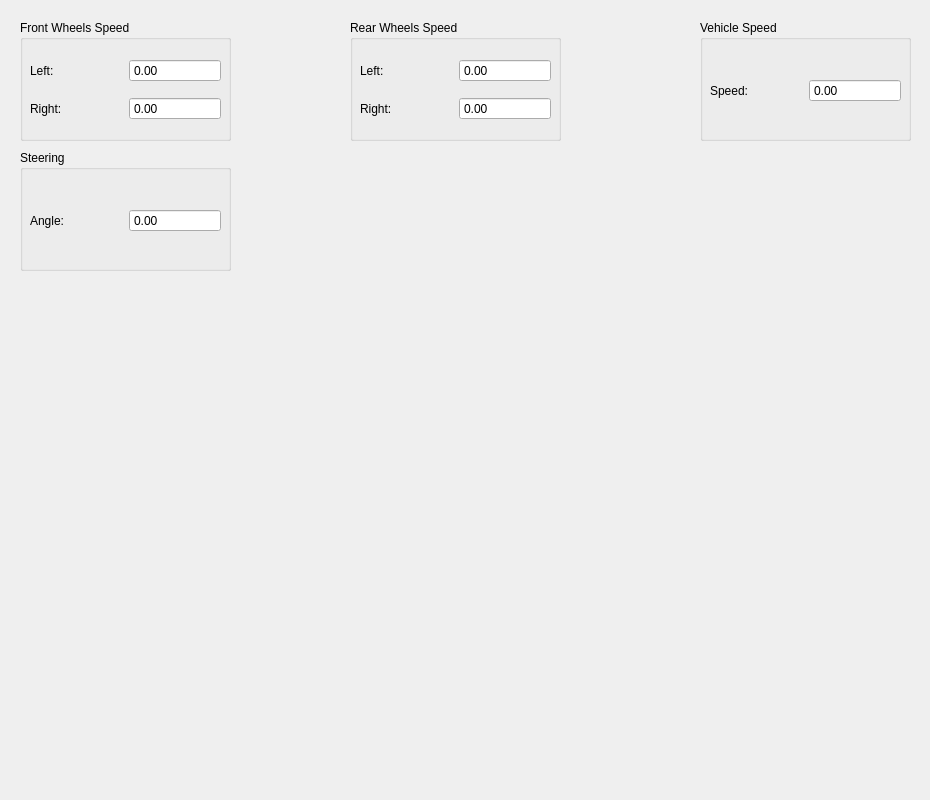
<?xml version="1.0" encoding="UTF-8"?>
<ui version="4.0">
 <class>KnownMessagesTab</class>
 <widget class="QWidget" name="KnownMessagesTab">
  <property name="geometry">
   <rect>
    <x>0</x>
    <y>0</y>
    <width>930</width>
    <height>800</height>
   </rect>
  </property>
  <property name="sizePolicy">
   <sizepolicy hsizetype="Preferred" vsizetype="Preferred">
    <horstretch>0</horstretch>
    <verstretch>0</verstretch>
   </sizepolicy>
  </property>
  <property name="windowTitle">
   <string>Form</string>
  </property>
  <widget class="QGroupBox" name="fwsGroup">
   <property name="geometry">
    <rect>
     <x>20</x>
     <y>20</y>
     <width>211</width>
     <height>121</height>
    </rect>
   </property>
   <property name="title">
    <string>Front Wheels Speed</string>
   </property>
   <widget class="QWidget" name="horizontalLayoutWidget">
    <property name="geometry">
     <rect>
      <x>10</x>
      <y>30</y>
      <width>191</width>
      <height>81</height>
     </rect>
    </property>
    <layout class="QGridLayout" name="fwsLayout">
     <item row="1" column="0">
      <widget class="QLabel" name="fwsLeftLabel">
       <property name="text">
        <string>Left:</string>
       </property>
      </widget>
     </item>
     <item row="1" column="1">
      <widget class="QDoubleSpinBox" name="fwsLeftSpinBox">
       <property name="enabled">
        <bool>true</bool>
       </property>
       <property name="readOnly">
        <bool>true</bool>
       </property>
       <property name="buttonSymbols">
        <enum>QAbstractSpinBox::NoButtons</enum>
       </property>
      </widget>
     </item>
     <item row="3" column="0">
      <widget class="QLabel" name="fwsRightLabel">
       <property name="text">
        <string>Right:</string>
       </property>
      </widget>
     </item>
     <item row="3" column="1">
      <widget class="QDoubleSpinBox" name="fwsRightSpinBox">
       <property name="readOnly">
        <bool>true</bool>
       </property>
       <property name="buttonSymbols">
        <enum>QAbstractSpinBox::NoButtons</enum>
       </property>
      </widget>
     </item>
    </layout>
   </widget>
  </widget>
  <widget class="QGroupBox" name="rwsGroup">
   <property name="geometry">
    <rect>
     <x>350</x>
     <y>20</y>
     <width>211</width>
     <height>121</height>
    </rect>
   </property>
   <property name="title">
    <string>Rear Wheels Speed</string>
   </property>
   <widget class="QWidget" name="horizontalLayoutWidget_2">
    <property name="geometry">
     <rect>
      <x>10</x>
      <y>30</y>
      <width>191</width>
      <height>81</height>
     </rect>
    </property>
    <layout class="QGridLayout" name="rwsLayout">
     <item row="1" column="0">
      <widget class="QLabel" name="rwsLeftLabel">
       <property name="text">
        <string>Left:</string>
       </property>
      </widget>
     </item>
     <item row="1" column="1">
      <widget class="QDoubleSpinBox" name="rwsLeftSpinBox">
       <property name="enabled">
        <bool>true</bool>
       </property>
       <property name="readOnly">
        <bool>true</bool>
       </property>
       <property name="buttonSymbols">
        <enum>QAbstractSpinBox::NoButtons</enum>
       </property>
      </widget>
     </item>
     <item row="3" column="0">
      <widget class="QLabel" name="rwsRightLabel">
       <property name="text">
        <string>Right:</string>
       </property>
      </widget>
     </item>
     <item row="3" column="1">
      <widget class="QDoubleSpinBox" name="rwsRightSpinBox">
       <property name="readOnly">
        <bool>true</bool>
       </property>
       <property name="buttonSymbols">
        <enum>QAbstractSpinBox::NoButtons</enum>
       </property>
      </widget>
     </item>
    </layout>
   </widget>
  </widget>
  <widget class="QGroupBox" name="vsGroup">
   <property name="geometry">
    <rect>
     <x>700</x>
     <y>20</y>
     <width>211</width>
     <height>121</height>
    </rect>
   </property>
   <property name="title">
    <string>Vehicle Speed</string>
   </property>
   <widget class="QWidget" name="horizontalLayoutWidget_4">
    <property name="geometry">
     <rect>
      <x>10</x>
      <y>30</y>
      <width>191</width>
      <height>81</height>
     </rect>
    </property>
    <layout class="QGridLayout" name="vsLayout">
     <item row="1" column="0">
      <widget class="QLabel" name="vsLabel">
       <property name="text">
        <string>Speed:</string>
       </property>
      </widget>
     </item>
     <item row="1" column="1">
      <widget class="QDoubleSpinBox" name="vsSpinBox">
       <property name="enabled">
        <bool>true</bool>
       </property>
       <property name="readOnly">
        <bool>true</bool>
       </property>
       <property name="buttonSymbols">
        <enum>QAbstractSpinBox::NoButtons</enum>
       </property>
      </widget>
     </item>
    </layout>
   </widget>
  </widget>
  <widget class="QGroupBox" name="stGroup">
   <property name="geometry">
    <rect>
     <x>20</x>
     <y>150</y>
     <width>211</width>
     <height>121</height>
    </rect>
   </property>
   <property name="title">
    <string>Steering</string>
   </property>
   <widget class="QWidget" name="horizontalLayoutWidget_5">
    <property name="geometry">
     <rect>
      <x>10</x>
      <y>30</y>
      <width>191</width>
      <height>81</height>
     </rect>
    </property>
    <layout class="QGridLayout" name="stLayout">
     <item row="1" column="0">
      <widget class="QLabel" name="stLabel">
       <property name="text">
        <string>Angle:</string>
       </property>
      </widget>
     </item>
     <item row="1" column="1">
      <widget class="QDoubleSpinBox" name="stSpinBox">
       <property name="enabled">
        <bool>true</bool>
       </property>
       <property name="readOnly">
        <bool>true</bool>
       </property>
       <property name="buttonSymbols">
        <enum>QAbstractSpinBox::NoButtons</enum>
       </property>
      </widget>
     </item>
    </layout>
   </widget>
  </widget>
  <zorder>fwsGroup</zorder>
  <zorder>rwsGroup</zorder>
  <zorder>vsGroup</zorder>
  <zorder>stGroup</zorder>
  <zorder>stSpinBox</zorder>
 </widget>
 <resources/>
 <connections/>
</ui>
